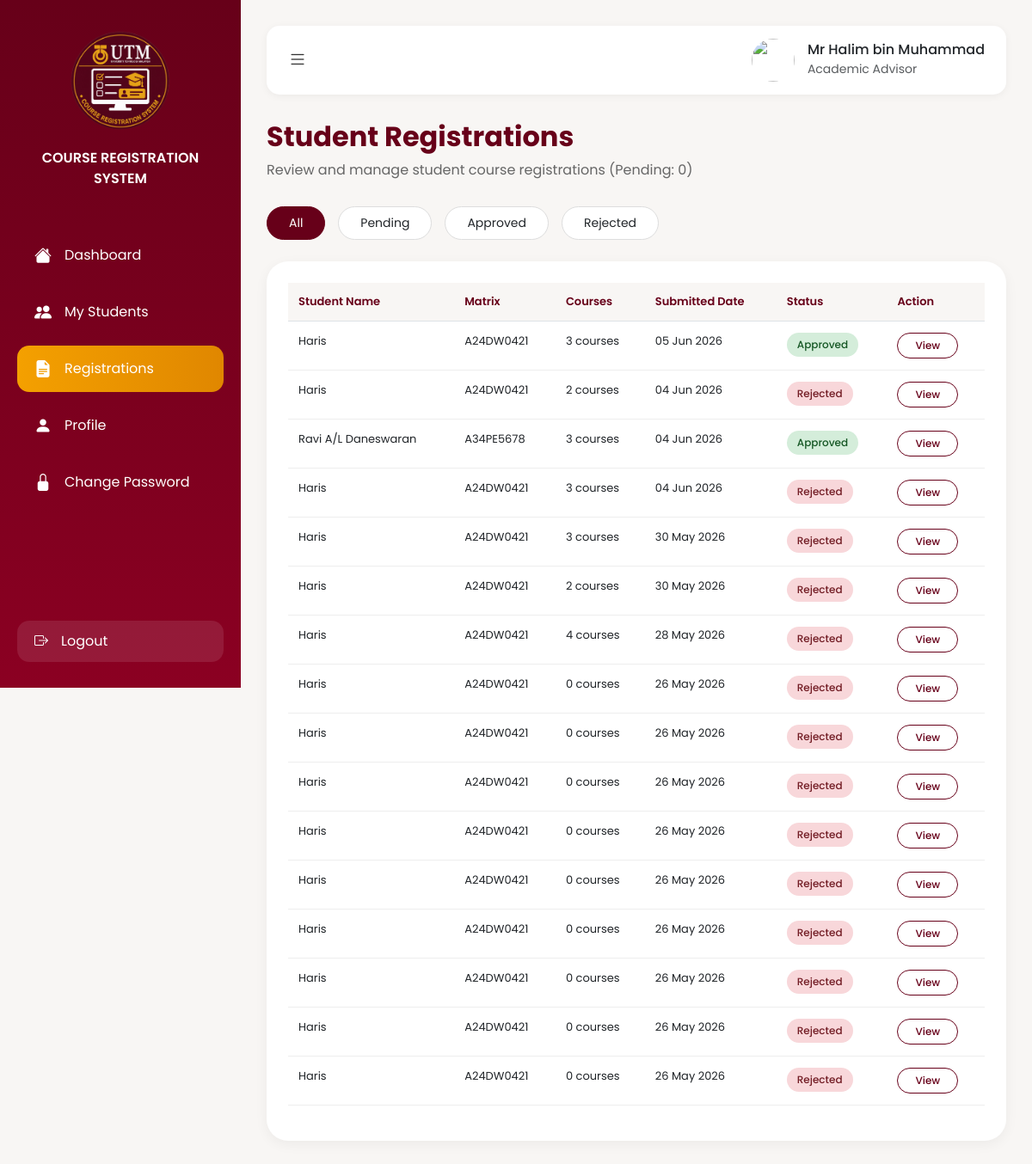
Screenshot of /advisor_registrations.php (signed in) with the database file from the repository.
### tables this page shows
CREATE TABLE `users` (
  `user_id` int(11) NOT NULL,
  `matrix_number` varchar(100) NOT NULL,
  `user_name` varchar(100) NOT NULL,
  `utm_email` varchar(100) NOT NULL,
  `second_email` varchar(100) NOT NULL,
  `phone` varchar(100) NOT NULL,
  `password` varchar(100) NOT NULL,
  `role` enum('student','advisor','admin') NOT NULL,
  `login_cred` varchar(100) DEFAULT NULL
);

CREATE TABLE `course_registrations` (
  `id` int(11) UNSIGNED NOT NULL,
  `student_id` int(11) NOT NULL,
  `submission_date` datetime NOT NULL,
  `status` enum('pending','approved','rejected') NOT NULL DEFAULT 'pending',
  `advisor_remarks` text DEFAULT NULL,
  `reviewed_by` int(11) DEFAULT NULL,
  `reviewed_at` datetime DEFAULT NULL,
  `section` varchar(10) DEFAULT NULL,
  `session` varchar(50) DEFAULT '2025/2026 - Semester 2'
);

### advisor_registrations.php (the view, shortened to what this page needs)
<?php
require_once 'db_connect.php';
$advisor_id = $_SESSION['user_id'] ?? null;
$sql = "SELECT
            u.user_id as student_id,
            u.matrix_number as student_matrix,
            u.user_name as student_name,
            COUNT(DISTINCT rc.id) as course_count,
            cr.submission_date as submitted_date,
            cr.status,
            cr.id as registration_id
        FROM course_registrations cr
        JOIN students s ON cr.student_id = s.user_id
        JOIN users u ON s.user_id = u.user_id
        LEFT JOIN registration_courses rc ON cr.id = rc.registration_id
        WHERE s.advisor_id = ?
        GROUP BY cr.id, u.user_id, u.matrix_number, u.user_name, cr.submission_date, cr.status
        ORDER BY cr.submission_date DESC";
$stmt = mysqli_prepare($conn, $sql);
mysqli_stmt_bind_param($stmt, "i", $advisor_id);
mysqli_stmt_execute($stmt);
$result = mysqli_stmt_get_result($stmt);
$registrations = mysqli_fetch_all($result, MYSQLI_ASSOC);
$pending_count = 0;
$sql_advisor = "SELECT user_name FROM users WHERE user_id = ?";
$stmt_advisor = mysqli_prepare($conn, $sql_advisor);
mysqli_stmt_bind_param($stmt_advisor, "i", $advisor_id);
mysqli_stmt_execute($stmt_advisor);
$result_advisor = mysqli_stmt_get_result($stmt_advisor);
$advisor = mysqli_fetch_assoc($result_advisor);
$advisor_name = $advisor ? $advisor['user_name'] : 'Advisor';
?>
<!DOCTYPE html>
<html lang="en">
<head>
    <link href="https://cdn.jsdelivr.net/npm/bootstrap@5.3.0/dist/css/bootstrap.min.css" rel="stylesheet">
    <link rel="stylesheet" href="https://cdn.jsdelivr.net/npm/bootstrap-icons@1.11.3/font/bootstrap-icons.min.css">
</head>
<body>
    <div class="sidebar">
        <div class="logo"><img src="images/utmlogo.png" alt="UTM Logo"><div class="system-title">COURSE REGISTRATION SYSTEM</div></div>
        <div class="menu">
            <a href="advisor_dashboard.php"><i class="bi bi-house-fill"></i> Dashboard</a>
            <a href="advisor_my_students.php"><i class="bi bi-people-fill"></i> My Students</a>
            <a href="#" class="active"><i class="bi bi-file-earmark-text-fill"></i> Registrations</a>
            <a href="advisor_profile.php"><i class="bi bi-person-fill"></i> Profile</a>
            <a href="advisor_change_password.php"><i class="bi bi-lock-fill"></i> Change Password</a>
        </div>
        <div class="logout"><a href="logout.php"><i class="bi bi-box-arrow-right"></i> Logout</a></div>
    </div>
    <div class="main-content">
        <div class="topbar">
            <button class="toggle-btn" onclick="toggleSidebar()"><i class="bi bi-list"></i></button>
            <div class="profile-box" onclick="location.href='advisor_profile.php'">
                <img src="https://cdn-icons-png.flaticon.com/512/3135/3135715.png">
                <div>
                    <h6 class="mb-0"><?php echo htmlspecialchars($advisor_name); ?></h6>
                    <small class="text-muted">Academic Advisor</small>
                </div>
            </div>
        </div>
        <div class="page-header">
            <h2>Student Registrations</h2>
            <p>Review and manage student course registrations (Pending: <?php echo $pending_count; ?>)</p>
        </div>
        <div class="filter-tabs">
            <div class="filter-tab active" data-filter="all">All</div>
            <div class="filter-tab" data-filter="pending">Pending</div>
            <div class="filter-tab" data-filter="approved">Approved</div>
            <div class="filter-tab" data-filter="rejected">Rejected</div>
        </div>
        <div class="registrations-table">
            <table class="table">
                <thead>
                    <tr>
                        <th>Student Name</th>
                        <th>Matrix</th>
                        <th>Courses</th>
                        <th>Submitted Date</th>
                        <th>Status</th>
                        <th>Action</th>
                    </tr>
                </thead>
                <tbody id="regTableBody">
                    <?php if (!empty($registrations)): ?>
                        <?php foreach ($registrations as $reg): ?>
                            <tr data-status="<?php echo $reg['status']; ?>">
                                <td><?php echo htmlspecialchars($reg['student_name']); ?></td>
                                <td><?php echo htmlspecialchars($reg['student_matrix']); ?></td>
                                <td><?php echo $reg['course_count']; ?> courses</small></td>
                                <td><?php echo date('d M Y', strtotime($reg['submitted_date'])); ?></small></td>
                                <td><span class="status-badge status-<?php echo $reg['status']; ?>"><?php echo ucfirst($reg['status']); ?></span></small></td>
                                <td>
                                    <?php if ($reg['status'] == 'pending'): ?>
    <button class="review-btn" onclick="location.href='advisor_verify_registration.php?registration_id=<?php echo $reg['registration_id']; ?>'">Review</button>
<?php else: ?>
    <button class="view-btn" onclick="location.href='advisor_verify_registration.php?registration_id=<?php echo $reg['registration_id']; ?>'">View</button>
<?php endif; ?>
                            </tr>
                        <?php endforeach; ?>
                    <?php else: ?>
                        <tr><td colspan="6" class="text-center">No registrations found</small></td>
                    <?php endif; ?>
                </tbody>
            </table>
        </div>
    </div>
</body>
</html>

### advisor_registrations.php (style rules this page uses)
* { margin: 0; padding: 0; box-sizing: border-box; font-family: 'Poppins', sans-serif; }
body { background: #f8f6f4; overflow-x: hidden; }
.sidebar { width: 280px; height: 100vh; background: linear-gradient(to bottom, #670019, #8b0022); position: fixed; padding: 30px 20px; color: white; transition: transform 0.3s ease; }
.logo { text-align: center; margin-bottom: 50px; }
.logo img { width: 130px; }
.system-title { color: white; font-size: 16px; font-weight: 600; margin-top: 12px; }
.menu a { display: flex; align-items: center; gap: 15px; text-decoration: none; color: white; padding: 12px 20px; border-radius: 14px; margin-bottom: 12px; transition: 0.3s; font-size: 16px; }
.menu a:hover, .menu .active { background: linear-gradient(to right, #f4a000, #e08700); }
.menu i { font-size: 20px; }
.logout { position: absolute; bottom: 30px; width: calc(100% - 40px); left: 20px; }
.logout a { display: flex; align-items: center; gap: 15px; text-decoration: none; color: white; padding: 12px 20px; border-radius: 14px; transition: 0.3s; font-size: 16px; background: rgba(255,255,255,0.1); }
.main-content { margin-left: 280px; padding: 30px; transition: margin-left 0.3s ease; }
.topbar { display: flex; justify-content: space-between; align-items: center; margin-bottom: 30px; background: white; padding: 15px 25px; border-radius: 15px; box-shadow: 0 2px 10px rgba(0,0,0,0.05); }
.profile-box { display: flex; align-items: center; gap: 15px; cursor: pointer; }
.profile-box img { width: 50px; height: 50px; border-radius: 50%; }
.toggle-btn { background: none; border: none; font-size: 22px; color: #333; cursor: pointer; }
.page-header { margin-bottom: 30px; }
.page-header h2 { color: #670019; font-weight: 700; }
.page-header p { color: #666; margin-top: 5px; }
.filter-tabs { display: flex; gap: 15px; margin-bottom: 25px; }
.filter-tab { padding: 8px 25px; background: white; border: 1px solid #ddd; border-radius: 25px; cursor: pointer; font-size: 14px; }
.filter-tab.active { background: #670019; color: white; border-color: #670019; }
.registrations-table { background: white; border-radius: 25px; padding: 25px; box-shadow: 0px 4px 15px rgba(0,0,0,0.05); }
.registrations-table table { width: 100%; border-collapse: collapse; }
.registrations-table th { text-align: left; padding: 12px 12px; background: #f8f6f4; color: #670019; font-weight: 600; font-size: 13px; }
.registrations-table td { padding: 13px 12px; border-bottom: 1px solid #eee; font-size: 13px; }
.status-badge { padding: 5px 12px; border-radius: 20px; font-size: 12px; font-weight: 500; display: inline-block; }
.status-approved { background: #d4edda; color: #155724; }
.status-rejected { background: #f8d7da; color: #721c24; }
.view-btn { background: none; border: 1.5px solid #670019; color: #670019; padding: 5px 20px; border-radius: 20px; cursor: pointer; font-size: 12px; font-weight: 500; }

### rows the page displays
users: user_name "Mr Halim bin Muhammad"
course_registrations: users.user_name "Haris", users.matrix_number "A24DW0421", course_count "3", submission_date "05 Jun 2026", status "Approved"
course_registrations: users.user_name "Haris", users.matrix_number "A24DW0421", course_count "2", submission_date "04 Jun 2026", status "Rejected"
course_registrations: users.user_name "Ravi A/L Daneswaran", users.matrix_number "A34PE5678", course_count "3", submission_date "04 Jun 2026", status "Approved"
course_registrations: users.user_name "Haris", users.matrix_number "A24DW0421", course_count "3", submission_date "04 Jun 2026", status "Rejected"
course_registrations: users.user_name "Haris", users.matrix_number "A24DW0421", course_count "3", submission_date "30 May 2026", status "Rejected"
course_registrations: users.user_name "Haris", users.matrix_number "A24DW0421", course_count "2", submission_date "30 May 2026", status "Rejected"
course_registrations: users.user_name "Haris", users.matrix_number "A24DW0421", course_count "4", submission_date "28 May 2026", status "Rejected"
course_registrations: users.user_name "Haris", users.matrix_number "A24DW0421", course_count "0", submission_date "26 May 2026", status "Rejected"
course_registrations: users.user_name "Haris", users.matrix_number "A24DW0421", course_count "0", submission_date "26 May 2026", status "Rejected"
course_registrations: users.user_name "Haris", users.matrix_number "A24DW0421", course_count "0", submission_date "26 May 2026", status "Rejected"
course_registrations: users.user_name "Haris", users.matrix_number "A24DW0421", course_count "0", submission_date "26 May 2026", status "Rejected"
course_registrations: users.user_name "Haris", users.matrix_number "A24DW0421", course_count "0", submission_date "26 May 2026", status "Rejected"
course_registrations: users.user_name "Haris", users.matrix_number "A24DW0421", course_count "0", submission_date "26 May 2026", status "Rejected"
course_registrations: users.user_name "Haris", users.matrix_number "A24DW0421", course_count "0", submission_date "26 May 2026", status "Rejected"
course_registrations: users.user_name "Haris", users.matrix_number "A24DW0421", course_count "0", submission_date "26 May 2026", status "Rejected"
course_registrations: users.user_name "Haris", users.matrix_number "A24DW0421", course_count "0", submission_date "26 May 2026", status "Rejected"

### other values shown
$pending_count "0"
